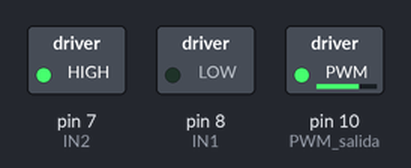
A sketch run on a simulated Arduino Uno, built with avr-gcc and run on an emulated ATmega328P. Parts: switched loads named in the sketch (green lamp = pin HIGH).

Above: at 0.1 s.
Timing chart, 0 to 1.6 s (numbered marks = the images above):
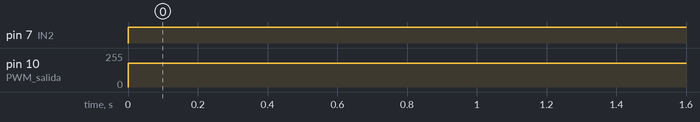

Measured:
- by itself, pin 7 (IN2): LOW → HIGH at 0.00 s
- by itself, pin 10 (PWM_salida): 0/255 → 180/255 at 0.00 s

The sketch:

5Solo_Motores3.ino
```cpp
int IN1 = 8;
int IN2 = 7;
int PWM_salida = 10;

void setup() {
  pinMode( IN1, OUTPUT );
  pinMode( IN2, OUTPUT );
  pinMode( PWM_salida, OUTPUT );


}

void loop()
{
  digitalWrite(IN1, LOW);
  digitalWrite(IN2, HIGH);
  analogWrite(PWM_salida, 180);

}
```
